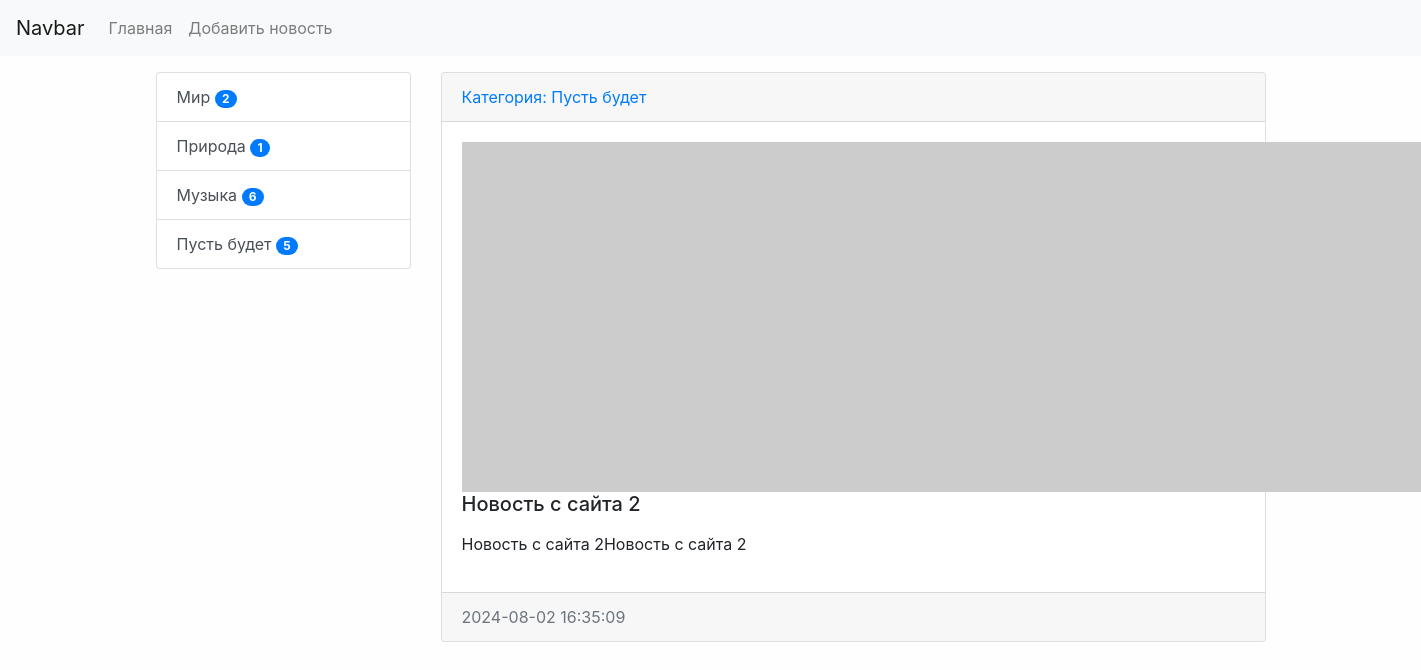
Screenshot of /news/10/ with the database file from the repository.
### news/models.py (models this page shows, shortened)
class Category(models.Model):
    title = models.CharField(max_length=125, db_index=True, verbose_name="Наименование категории")
    def get_absolute_url(self):
        return reverse('category', kwargs={'category_id': self.pk})
    def __str__(self):
        return self.title
    class Meta:
        verbose_name = "Категория"
        verbose_name_plural = "Категории"
        ordering = ['title']

class News(models.Model):
    title = models.CharField(max_length=120, verbose_name="Название новости")
    content = models.TextField(blank=True, verbose_name="Контент")
    created_at = models.DateTimeField(auto_now_add=True, verbose_name="Дата публикации")
    updated_at = models.DateTimeField(auto_now=True, verbose_name="Фото")
    photo = models.ImageField(upload_to='photos/%Y/%m/%d/', verbose_name="Фото", blank=True)
    is_published = models.BooleanField(default=False, verbose_name="Опубликованно")
    category = models.ForeignKey("Category", on_delete=models.PROTECT, verbose_name="Категория")
    views = models.IntegerField(default=0)
    class Meta:
        verbose_name = 'Новость'
        verbose_name_plural = 'Новости'
        ordering = ['-created_at', 'title']

### news/views.py (the view)
# urls.py: path('news/<int:pk>/', ViewNews.as_view(), name='view_news'),
class ViewNews(DetailView):
    model = News
    template_name = 'news/news_detail.html'
    context_object_name = 'news_item'

### news/templatetags/news_tags.py (called while the page is built)
@register.simple_tag(name='get_list_categories')
def get_categories():
    categories = Category.objects.all()
    return categories

@register.inclusion_tag('news/list_categories.html')
def show_categories():
    categories = (Category.objects
                  .annotate(cnt=Count('news'))
                  .filter(cnt__gt=0))
    print('\n\n', categories, '\n\n')
    return {
        'categories': categories}

### news/templates/news/news_detail.html (shortened to what this page needs)
{% extends 'base.html' %}
{% block sidebar %}
    {% include 'inc/_sidebar.html' %}
{% endblock %}
{% block content %}
    <div class="card mb-3">
        <div class="card-header">
            <a href={{ news_item.category.get_absolute_url }}>
                Категория: {{ news_item.category }}
        </div>
        <div class="card-body">
            {% if news_item.photo %}
            <img
                src="{{ item.photo.url }}"
                alt=""
                width="350"
                class="mr-3"
            />
            {% else %}
            <img
                src="https://picsum.photos/id/1060/350/235/?blur=2"
                alt=""
                class="mr-3 float-left"
            />
            {% endif %}
            <h5 class="card-title">{{ news_item.title }}</h5>
            <p class="card-text">
                {{ news_item.content|safe|linebreaks }}
            </p>
        </div>
        <div class="card-footer text-muted">
            {{ news_item.created_at|date:"Y-m-d H:i:s" }}
        </div>
    </div>
{% endblock %}

### news/templates/news/list_categories.html
<div class="list-group">
  {% for item in categories %}
      <a href="{{ item.get_absolute_url }}" class="list-group-item list-group-item-action">
            {{ item.title }}
            <span class="badge badge-primary badge-pill">{{ item.cnt }}</span>
      </a>
  {% endfor %}
</div>

### mysite/static/css/style.css (style rules this page uses)
body { background-color: #fefefe; }

### rows the page displays
Category: title "Мир", cnt "2"
Category: title "Природа", cnt "1"
Category: title "Музыка", cnt "6"
Category: title "Пусть будет", cnt "5"
News: category "Пусть будет", title "Новость с сайта 2", content "Новость с сайта 2Новость с сайта 2", created_at "2024-08-02 16:35:09"
